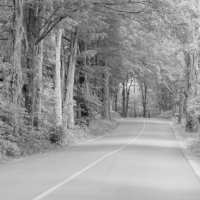
%> input picture ImageSegmentation/Scene 3/Scene3_Data/s3.jpg, 200 x 200 px
$ octave ImageGT2Third.m   (GNU Octave 9; MATLAB toolbox functions it lacks are replaced by stand-ins)
%> lines starting %> are read from the running program, lines starting %| are printed output that depends on the picture; in (x1, y1, x2, y2) boxes, pixels count from 0 and x2, y2 are one past the last pixel; in counts of white or black regions, pixels touching at a corner belong together; the program's own positions count from 1
[x indices]=get_image_data_v3('s3.jpg');
 %x=importdata('x2.txt');
 %indices=importdata('indices3.txt');
 n=length(x);
p=size(x,2);
Z=x;
m=n;
beta1=0.1;
beta2=1;

 dis=zeros(n,p,m);
 disbar=zeros(n,m);
 s=zeros(n,m);

for J=1:n
    dis(:,:,J)=abs(x-Z(J,:));
end


mf=SG(x,beta1,beta2);
% [93 lines not run here, left out]
function mf=SG(x,beta1,beta2)


p=2:0.1:5;
c=(beta1+beta2)/2;
sig=(beta2-beta1)/7;
syms m;
gauss(m)=gaussmf(m,[sig c]);
boss=matlabFunction(gauss);
gaussinv=finverse(gauss);
F=matlabFunction(gaussinv);
L=zeros(5,2);
for I=1:5
        L(I,1)=beta1+beta2-F(I/5);
        L(I,2)=F(I/5);
end


n=length(x);
p=size(x,2);
Z=x;
m=n;


beta=L;
u=zeros(5,1);
for I=1:5
    u(I,1)=boss(F(I/5));
end
sumu=0;
points=zeros(5,n,p,n);

for iter=1:5
%%%%%%%%%%%%%%%%%%%%%major loop%%%%%%%%%%%%%%%%%%%%%%%%%%%%%%%%%%%%%%%%%

    %Initalizations for membership function corresponding to beta1
mf1=ones(n,p,m);
prevmf1=ones(n,p,m);
dis3=zeros(n,p,m);
disbar1=zeros(n,p,m);
devbar1=zeros(n,m);
dev1=zeros(n,p,m);
prevdisbar1=zeros(n,m);
comparison2=1;

%Initializations for membership function corresponding to beta2
mf2=ones(n,p,m);
prevmf2=ones(n,p,m);

disbar2=zeros(n,p,m);
devbar2=zeros(n,m);
dev2=zeros(n,p,m);

comparison4=1;

%initializing dis and disbar

for J=1:n
    dis3(:,:,J)=abs(x-Z(J,:));
end
        disbar1=squeeze(sum(dis3,2)/p);
        prevdisbar2=prevdisbar1;

%iterations
for l=1:20

sum21=sum((dis3.*prevmf1),2);
sum31=sum(prevmf1,2);
disbar1=sum21./sum31;
disbar1(isnan(disbar1))=0;

sum22=sum((dis3.*prevmf2),2);
sum32=sum(prevmf2,2);
disbar2=sum22./sum32;
disbar2(isnan(disbar2))=0;

B1=repmat(disbar1,1,p,1);
B2=repmat(disbar2,1,p,1);

dev1=abs(dis3-B1);
dev2=abs(dis3-B2);

devbar1=(sum(dev1,2))/p;
devbar2=(sum(dev2,2))/p;

P1=repmat(devbar1,1,p,1);
P2=repmat(devbar2,1,p,1);

    mf1=exp(1).^(-(dev1.^beta(iter,1))./P1.^beta(iter,1));
    mf2=exp(1).^(-(dev2.^beta(iter,2))./P2.^beta(iter,2));
    mf1(isnan(mf1))=0;
    mf2(isnan(mf2))=0;


prevmf1=mf1;
prevmf2=mf2;
comparison2=0;

G1=abs(prevdisbar1-disbar1);
G2=abs(prevdisbar2-disbar2);

if sum(sum(sum(G1>0.01)))~=0 || sum(sum(sum(G2>0.01)))~=0
    comparison2=1;
end

prevdisbar1=disbar1;
prevdisbar2=disbar2;

end

     points(iter,:,:,:)= ((mf2+mf1)/2)*u(iter,1);
    sumu=sumu+u(iter,1);

 %%%%%%%%%%%%%%%%%%%major loop%%%%%%%%%%%%%%%%%%%%%%%%%%%%%%%%%%%%%%%
end

mf=sum(points,1)/sumu;
mf=reshape(mf,n,p,n);


end


function [X all_indices]=get_image_data_v3(filename);
%> called with filename = 's3.jpg'

    I=imread(filename);
%> I is the input picture: size 200x200 uint8; min 19, max 233, mean 150.7
    if size(I,3)==3
        I=rgb2gray(I);
    end
    I=double(I);
%> I: size 200x200 double
    I=(I-min(min(I)))./(max(max(I))-min(min(I)));
    X=[];
    I1=double(imread('s3_entro.jpg'));%gaussian blur
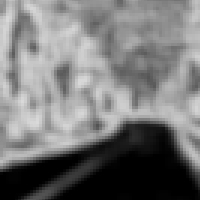
%> input picture ImageSegmentation/Scene 3/Scene3_Data/s3_entro.jpg, 200 x 200 px
%> I1: size 200x200 double; min 0, max 218, mean 119.9; mean of the top-left, top-right, bottom-left and bottom-right quarters 169, 142.2, 102.6, 66
    I2=double(imread('s3_med.jpg'));%median filtering
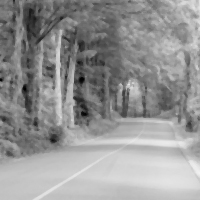
%> input picture ImageSegmentation/Scene 3/Scene3_Data/s3_med.jpg, 200 x 200 px
%> I2: size 200x200 double; min 0, max 241, mean 147.9; mean of the top-left, top-right, bottom-left and bottom-right quarters 109.2, 139.8, 160.4, 182
    I3=double(imread('s3_gauss.jpg'));%entropy
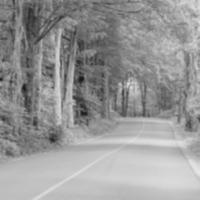
%> input picture ImageSegmentation/Scene 3/Scene3_Data/s3_gauss.jpg, 200 x 200 px
%> I3: size 200x200 double; min 22, max 232, mean 150.9; mean of the top-left, top-right, bottom-left and bottom-right quarters 117.9, 144.2, 161.7, 180
    I_mask=double(imread('s3_mask.jpg'));
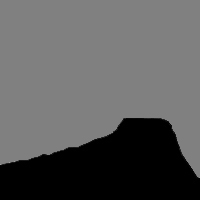
%> input picture ImageSegmentation/Scene 3/Scene3_Data/s3_mask.jpg, 200 x 200 px
%> I_mask: size 200x200 double; min 0, max 159, mean 91.4; mean of the top-left, top-right, bottom-left and bottom-right quarters 128, 128, 67.9, 41.8
    I_mask(find(125>I_mask))=0;
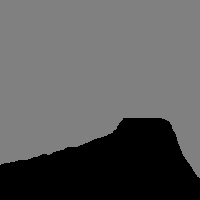
%> I_mask: size 200x200 double; min 0, max 159, mean 91.2
    I_mask(find(I_mask>200))=1;
    I_mask(find(((200>=I_mask).*I_mask)>=125))=0.5;
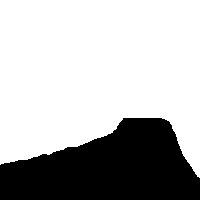
%> I_mask: size 200x200 double; values 0 (black) and 0.5 (white), 71.2% white; 1 black region, box (x1, y1, x2, y2) and area: (0, 118, 200, 200) 11509
    all_indices=[];
    for unique_pixel=unique(I_mask)'
        X_temp=[];
        indices=find(I_mask==unique_pixel);
        indices_2=ceil(rand(1,100)*size(indices,1));
        indices_2=indices(indices_2);
        all_indices=[all_indices; indices_2];
        X_temp=[X_temp I1(indices_2)]    ;
        X_temp=[X_temp I2(indices_2)]    ;
        X_temp=[X_temp I3(indices_2)]    ;
        X=[X ;X_temp];
    end
%> this loop made 2 passes
%> unique_pixel on pass 2: 0.5
%> after the loop, X = 200 rows, first 12: [0 219 211; 15 177 174; 0 204 198; 121 164 164; 4 204 201; 0 197 193; 0 191 187; 14 199 193; 0 215 207; 0 193 188; 85 186 190; 20 205 199]; all_indices = 200 values, max 39779 at index 95, min 44 at index 187, mean 21135.6
%> `[x indices]=get_image_data_v3('s3.jpg');`: x has the same summary as X in get_image_data_v3; indices has the same summary as all_indices in get_image_data_v3
%> `Z=x;`: Z has the same summary as X in get_image_data_v3
%> (the run ends here)
